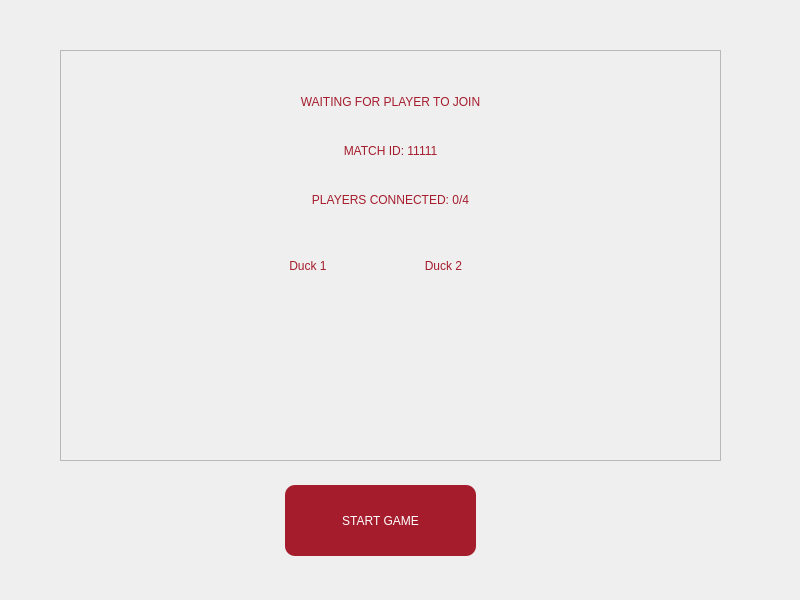
<?xml version="1.0" encoding="UTF-8"?>
<ui version="4.0">
 <class>WaitingPage</class>
 <widget class="QWidget" name="WaitingPage">
  <property name="geometry">
   <rect>
    <x>0</x>
    <y>0</y>
    <width>800</width>
    <height>600</height>
   </rect>
  </property>
  <property name="windowTitle">
   <string>hostwaitingpage</string>
  </property>
  <property name="styleSheet">
   <string notr="true"/>
  </property>
  <widget class="QFrame" name="frame">
   <property name="geometry">
    <rect>
     <x>60</x>
     <y>50</y>
     <width>661</width>
     <height>411</height>
    </rect>
   </property>
   <property name="styleSheet">
    <string notr="true">QFrame #frame {
                    background-color: rgba(229, 165, 10, 0.95);
                    border-radius: 30px;
                    }</string>
   </property>
   <property name="frameShape">
    <enum>QFrame::StyledPanel</enum>
   </property>
   <property name="frameShadow">
    <enum>QFrame::Raised</enum>
   </property>
   <widget class="QWidget" name="verticalLayoutWidget">
    <property name="geometry">
     <rect>
      <x>10</x>
      <y>30</y>
      <width>641</width>
      <height>141</height>
     </rect>
    </property>
    <layout class="QVBoxLayout" name="verticalLayout">
     <item>
      <widget class="QLabel" name="labelWaitingMsg">
       <property name="styleSheet">
        <string notr="true">color: rgb(165, 29, 45);
                                </string>
       </property>
       <property name="text">
        <string>WAITING FOR PLAYER TO JOIN</string>
       </property>
       <property name="textFormat">
        <enum>Qt::AutoText</enum>
       </property>
       <property name="alignment">
        <set>Qt::AlignCenter</set>
       </property>
      </widget>
     </item>
     <item>
      <widget class="QLabel" name="labelMatchID">
       <property name="styleSheet">
        <string notr="true">color: rgb(165, 29, 45);
                                </string>
       </property>
       <property name="text">
        <string>MATCH ID: 11111</string>
       </property>
       <property name="textFormat">
        <enum>Qt::AutoText</enum>
       </property>
       <property name="alignment">
        <set>Qt::AlignCenter</set>
       </property>
      </widget>
     </item>
     <item>
      <widget class="QLabel" name="labelPlayersConnected">
       <property name="styleSheet">
        <string notr="true">color:  rgb(165, 29, 45);</string>
       </property>
       <property name="text">
        <string>PLAYERS CONNECTED: 0/4</string>
       </property>
       <property name="alignment">
        <set>Qt::AlignCenter</set>
       </property>
      </widget>
     </item>
    </layout>
   </widget>
   <widget class="QWidget" name="layoutWidget">
    <property name="geometry">
     <rect>
      <x>190</x>
      <y>200</y>
      <width>251</width>
      <height>181</height>
     </rect>
    </property>
    <layout class="QHBoxLayout" name="horizontalLayout">
     <property name="spacing">
      <number>20</number>
     </property>
     <item>
      <layout class="QVBoxLayout" name="layoutDuck1" stretch="1,4">
       <item>
        <widget class="QLabel" name="Duck1Label">
         <property name="styleSheet">
          <string notr="true">color:  rgb(165, 29, 45);</string>
         </property>
         <property name="text">
          <string>Duck 1</string>
         </property>
         <property name="alignment">
          <set>Qt::AlignCenter</set>
         </property>
        </widget>
       </item>
       <item>
        <widget class="QLabel" name="Duck1">
         <property name="pixmap">
          <pixmap>../resources/ducks/whiteDuckIcon.png</pixmap>
         </property>
         <property name="scaledContents">
          <bool>true</bool>
         </property>
         <property name="alignment">
          <set>Qt::AlignCenter</set>
         </property>
        </widget>
       </item>
      </layout>
     </item>
     <item>
      <layout class="QVBoxLayout" name="layoutDuck2" stretch="1,4">
       <item>
        <widget class="QLabel" name="Duck2Label">
         <property name="styleSheet">
          <string notr="true">color:  rgb(165, 29, 45);</string>
         </property>
         <property name="text">
          <string>Duck 2</string>
         </property>
         <property name="alignment">
          <set>Qt::AlignCenter</set>
         </property>
        </widget>
       </item>
       <item>
        <widget class="QLabel" name="Duck2">
         <property name="pixmap">
          <pixmap>../resources/ducks/whiteDuckIcon.png</pixmap>
         </property>
         <property name="scaledContents">
          <bool>true</bool>
         </property>
         <property name="alignment">
          <set>Qt::AlignCenter</set>
         </property>
        </widget>
       </item>
      </layout>
     </item>
    </layout>
   </widget>
  </widget>
  <widget class="QPushButton" name="playButton">
   <property name="geometry">
    <rect>
     <x>280</x>
     <y>480</y>
     <width>201</width>
     <height>81</height>
    </rect>
   </property>
   <property name="styleSheet">
    <string notr="true">color: white;
                    background-color: rgb(165, 29, 45);
                    padding: 10px;
                    border-radius: 10px;
                    margin: 5px;</string>
   </property>
   <property name="text">
    <string>START GAME</string>
   </property>
  </widget>
 </widget>
 <resources/>
 <connections/>
</ui>
